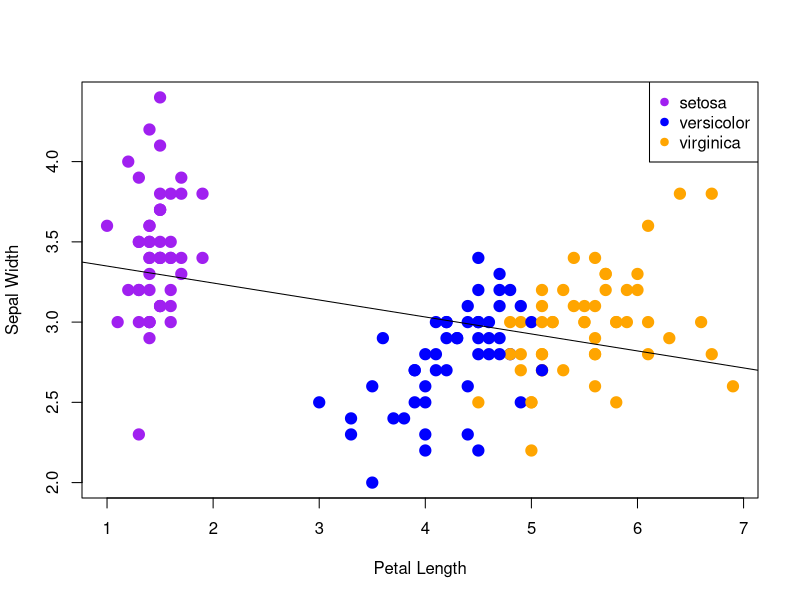
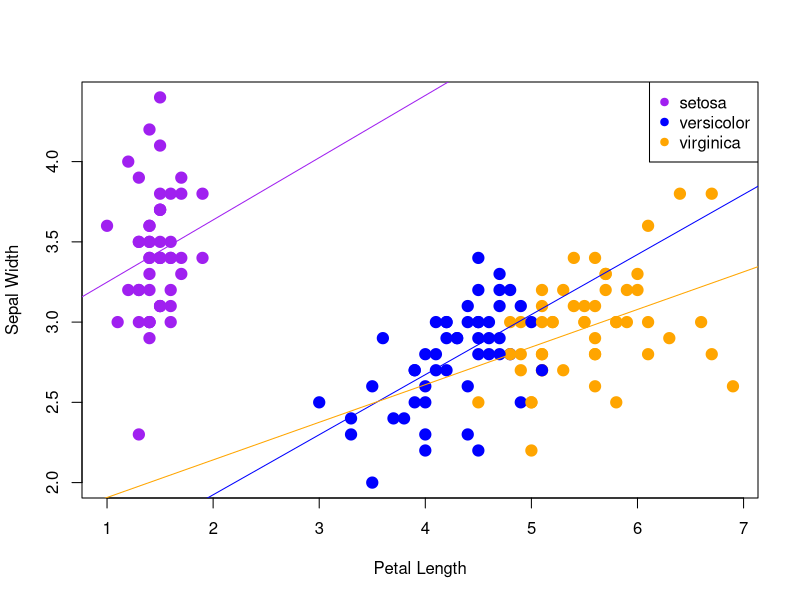

R code for these plots, in order: (Note: this script raises an error after producing the figures.)
##################################################
#         Gotta set up that WD (pc only)         #
##################################################

#setwd("C:/Users/hille/Documents/Rbootcamp_S2020/Iris-repo/")

##################################################
#                   Housekeeping                 #
##################################################

#This mixes the data and then assigns IRIS to read it in the mixed order 
#Then stores the mixed data as an object
oo <- sample(x=1:150, 150, replace=FALSE)
mix <- iris[oo,]

#Creates and stores "mix$" as seperate objects
species <- mix$Species
petalL <- mix$Petal.Length
petalW <- mix$Petal.Width
sepalL <- mix$Sepal.Length
sepalW <- mix$Sepal.Width


#This matches each species with their respective colors
species2 <- species
color2 <- rep("red", 150)
species2 == "setosa"
color2[species2 == "setosa"] <- "purple"
color2
color2[species2 == "versicolor"] <- "blue"
color2
color2[species2 == "virginica"] <- "orange"
color2

##################################################
#                2-D Scatter plots               #
##################################################

#Here are the setups for the linear regressions for each of the comparisons I have made
petalW.lm <- lm(petalW ~ petalL)
sepalL.lm <- lm(sepalL ~ petalL)
sepalW.lm <- lm(sepalW ~ petalL)

#This indexes the iris dataset by species and should make regression lines for each species
setosa <- mix[mix$Species == "setosa",]
setosa
setosaPLvsSW.lm <- lm(setosa$Sepal.Width ~ setosa$Petal.Length)
setosaPLvsSW.lm
b.setosa <- coef(setosaPLvsSW.lm)
int.setosa <- b.setosa[1]
slope.setosa <- b.setosa[2]
yhat.setosa <- slope.setosa*setosa$Petal.Length+int.setosa
yhat.setosa
error.setosa.sepalW <- setosa$Sepal.Width-yhat.setosa
error.setosa.sepalW

versicolor <- mix[mix$Species == "versicolor",]
versicolor
versicolorPLvsSW.lm <- lm(versicolor$Sepal.Width ~ versicolor$Petal.Length)
versicolorPLvsSW.lm
b.versicolor <- coef(versicolorPLvsSW.lm)
int.versicolor <- b.versicolor[1]
slope.versicolor <- b.versicolor[2]
yhat.versicolor <- slope.versicolor*versicolor$Petal.Length+int.versicolor
yhat.versicolor
error.versicolor.sepalW <- versicolor$Sepal.Width-yhat.versicolor
error.versicolor.sepalW

virginica <- mix[mix$Species == "virginica",]
virginica
virginicaPLvsSW.lm <- lm(virginica$Sepal.Width ~ virginica$Petal.Length)
virginicaPLvsSW.lm
b.virginica <- coef(virginicaPLvsSW.lm)
int.virginica <- b.virginica[1]
slope.virginica <- b.virginica[2]
yhat.virginica <- slope.virginica*virginica$Petal.Length+int.virginica
yhat.virginica
error.virginica.sepalW <- virginica$Sepal.Width-yhat.virginica
error.virginica.sepalW

#Here are the plots

#This is the plot with the regression line for ALL OF THE DATA
plot(petalL, sepalW, col=color2, cex=1.5, pch=19, xlab="Petal Length", ylab="Sepal Width")
abline(sepalW.lm, col="black")
legend('topright', legend = levels(species), col = c("purple", "blue", "orange"), cex = 1, pch = 19)

#This is the plot with a regression line for EACH SPECIES
plot(petalL, sepalW, col=color2, cex=1.5, pch=19, xlab="Petal Length", ylab="Sepal Width")
abline(setosaPLvsSW.lm, col="purple")
abline(versicolorPLvsSW.lm, col="blue")
abline(virginicaPLvsSW.lm, col="orange")
legend('topright', legend = levels(species), col = c("purple", "blue", "orange"), cex = 1, pch = 19)


##################################################
#    Generating RMakrdown on Ethan's Computer    #
##################################################

#This is needed to set up and use "RMarkdown"
require("rmarkdown")
#Sys.setenv(RSTUDIO_PANDOC="C:/Program Files/RStudio/bin/pandoc")
render("markdown_ethan_test.Rmd", "html_document")


##################################################
#             Below are extra notes              #
##################################################

#This works with the dataset in order
#species <- iris$Species
#color <- rep("red", 150)
#species == "setosa"
#color[species == "setosa"] <- "purple"
#color
#color[species == "versicolor"] <- "blue"
#color
#color[species == "virginica"] <- "green"
#color

#Here are some extra comparisons
#plot(petalL, petalW, cex=1.5, pch=19, col=color2, xlab = "Petal Length", ylab = "Petal Width")
#abline(petalW.lm, col="black")
#legend('bottomright', legend = levels(species), col = c("purple", "blue", "orange"), cex = 1, pch = 19)

#plot(petalL, sepalL, col=color2, cex=1.5, pch=19, xlab = "Petal Length", ylab = "Sepal Length")
#abline(sepalL.lm, col="black")
#legend('bottomright', legend = levels(species), col = c("purple", "blue", "orange"), cex = 1, pch = 19)

#plot(petalL, sepalW, col=color2, cex=1.5, pch=19, xlab="Petal Length", ylab="Sepal Width")
#abline(setosaPLvsSW.lm, col="purple")
#	points(setosa$Petal.Length, yhat.setosa, pch=5)
#	segments(setosa$Petal.Length, setosa$Sepal.Width, setosa$Petal.Length, yhat.setosa, names=error.setosa.sepalW)
#abline(versicolorPLvsSW.lm, col="blue")
#abline(virginicaPLvsSW.lm, col="orange")
#legend('topright', legend = levels(species), col = c("purple", "blue", "orange"), cex = 1, pch = 19)
